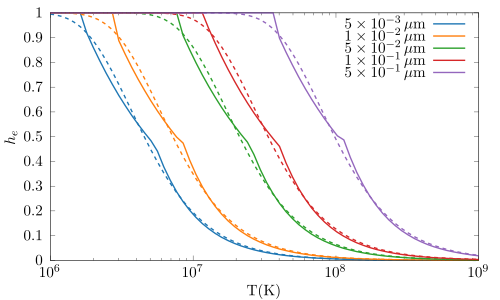

Reproduce this figure in gnuplot.
load "../turbo.pal"
set terminal cairolatex standalone size 5in,3in
set output "grain-trans.tex"
set datafile separator ','
set colorsequence podo

set logscale x
set format x '$10^{%L}$'
set key top right
set xlabel 'T(K)'
set ylabel '$h_e$'
set xrange [1e6:1e9]

plot "dc_a0005.dat" u 1:6 w l t "$5\\times 10^{-3} \\, \\mu$m" ls 1,\
     "dc_a0010.dat" u 1:6 w l t "$1\\times 10^{-2} \\, \\mu$m" ls 2,\
     "dc_a0050.dat" u 1:6 w l t "$5\\times 10^{-2} \\, \\mu$m" ls 3,\
     "dc_a0100.dat" u 1:6 w l t "$1\\times 10^{-1} \\, \\mu$m" ls 4,\
     "dc_a0500.dat" u 1:6 w l t "$5\\times 10^{-1} \\, \\mu$m" ls 5,\
     "dc_a0005.dat" u 1:3 notitle w l ls 1 dashtype "-",\
     "dc_a0010.dat" u 1:3 notitle w l ls 2 dashtype "-",\
     "dc_a0050.dat" u 1:3 notitle w l ls 3 dashtype "-",\
     "dc_a0100.dat" u 1:3 notitle w l ls 4 dashtype "-",\
     "dc_a0500.dat" u 1:3 notitle w l ls 5 dashtype "-"
